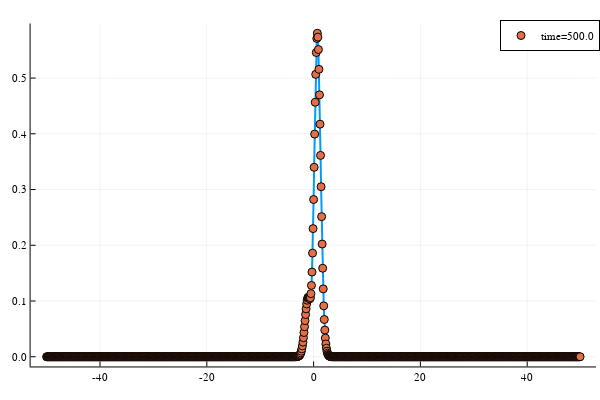

Notebook code for this chart:
### Code cell
plotlyjs()
rho = real.(conj.(wave_function_specific_time.(output_data.pts)).*(wave_function_specific_time.(output_data.pts)))
figure = plot(output_data.r,rho,lw=2,label="")
figure = scatter!(figure,output_data.r,rho,lw=2,label="time=$(specific_time)")
display(figure)

### Figure 1 — Plotly figure (JSON) as saved in the notebook; plotly's stock layout.template omitted (floating-point values rounded to 4 significant figures; data arrays with more than 128 entries replaced by an {"elided": "..."} marker saying what was removed)
{"data": [{"colorbar": {"len": 0.9525, "title": "", "x": 0.9934, "y": 0.5139}, "legendgroup": "", "line": {"color": "rgba(0, 154, 250, 1.000)", "dash": "solid", "shape": "linear", "width": 2}, "mode": "lines", "name": "", "showlegend": false, "type": "scatter", "x": {"elided": "1000 float values"}, "xaxis": "x", "y": {"elided": "1000 float values"}, "yaxis": "y"}, {"colorbar": {"len": 0.9525, "title": "", "x": 0.9934, "y": 0.5139}, "legendgroup": "time=500.0", "marker": {"color": "rgba(227, 111, 71, 1.000)", "line": {"color": "rgba(0, 0, 0, 1.000)", "width": 1}, "size": 8, "symbol": "circle"}, "mode": "markers", "name": "time=500.0", "showlegend": true, "type": "scatter", "x": {"elided": "1000 float values"}, "xaxis": "x", "y": {"elided": "1000 float values"}, "yaxis": "y"}], "layout": {"annotations": [], "height": 400, "legend": {"bgcolor": "rgba(255, 255, 255, 1.000)", "bordercolor": "rgba(0, 0, 0, 1.000)", "borderwidth": 1, "font": {"color": "rgba(0, 0, 0, 1.000)", "family": "sans-serif", "size": 11}, "title": {"font": {"color": "rgba(0, 0, 0, 1.000)", "family": "sans-serif", "size": 15}, "text": ""}, "tracegroupgap": 0, "traceorder": "normal", "x": 1, "xanchor": "auto", "y": 1, "yanchor": "auto"}, "margin": {"b": 20, "l": 0, "r": 0, "t": 20}, "paper_bgcolor": "rgba(255, 255, 255, 1.000)", "plot_bgcolor": "rgba(255, 255, 255, 1.000)", "showlegend": true, "width": 600, "xaxis": {"anchor": "y", "domain": [0.05101, 0.9934], "gridcolor": "rgba(0, 0, 0, 0.100)", "gridwidth": 0.5, "linecolor": "rgba(0, 0, 0, 1.000)", "mirror": false, "range": [-53.0, 52.9], "showgrid": true, "showline": true, "showticklabels": true, "tickangle": 0, "tickcolor": "rgb(0, 0, 0)", "tickfont": {"color": "rgba(0, 0, 0, 1.000)", "family": "sans-serif", "size": 11}, "tickmode": "array", "ticks": "inside", "ticktext": ["-40", "-20", "0", "20", "40"], "tickvals": [-40, -20, 0, 20, 40], "title": "", "titlefont": {"color": "rgba(0, 0, 0, 1.000)", "family": "sans-serif", "size": 15}, "type": "-", "visible": true, "zeroline": false, "zerolinecolor": "rgba(0, 0, 0, 1.000)"}, "yaxis": {"anchor": "x", "domain": [0.03762, 0.9902], "gridcolor": "rgba(0, 0, 0, 0.100)", "gridwidth": 0.5, "linecolor": "rgba(0, 0, 0, 1.000)", "mirror": false, "range": [-0.01741, 0.5978], "showgrid": true, "showline": true, "showticklabels": true, "tickangle": 0, "tickcolor": "rgb(0, 0, 0)", "tickfont": {"color": "rgba(0, 0, 0, 1.000)", "family": "sans-serif", "size": 11}, "tickmode": "array", "ticks": "inside", "ticktext": ["0.0", "0.1", "0.2", "0.3", "0.4", "0.5"], "tickvals": [0, 0.1, 0.2, 0.3, 0.4, 0.5], "title": "", "titlefont": {"color": "rgba(0, 0, 0, 1.000)", "family": "sans-serif", "size": 15}, "type": "-", "visible": true, "zeroline": false, "zerolinecolor": "rgba(0, 0, 0, 1.000)"}}}
